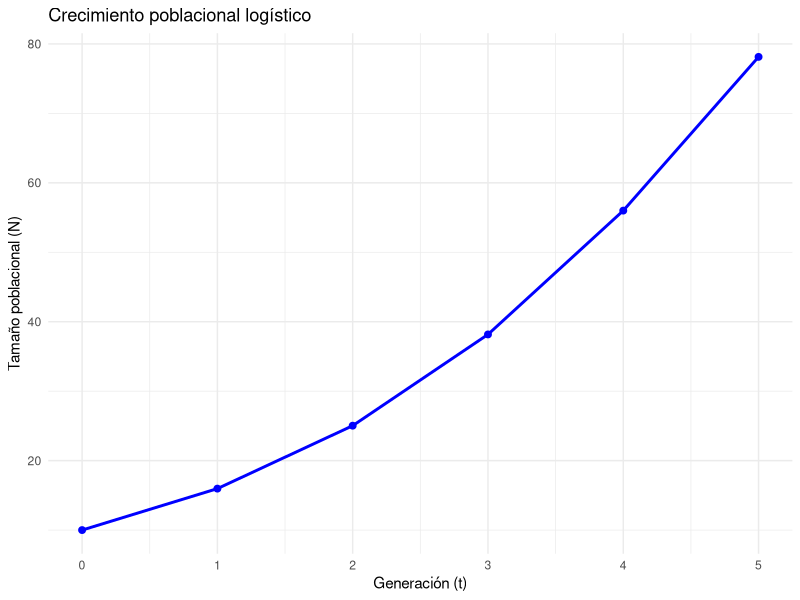
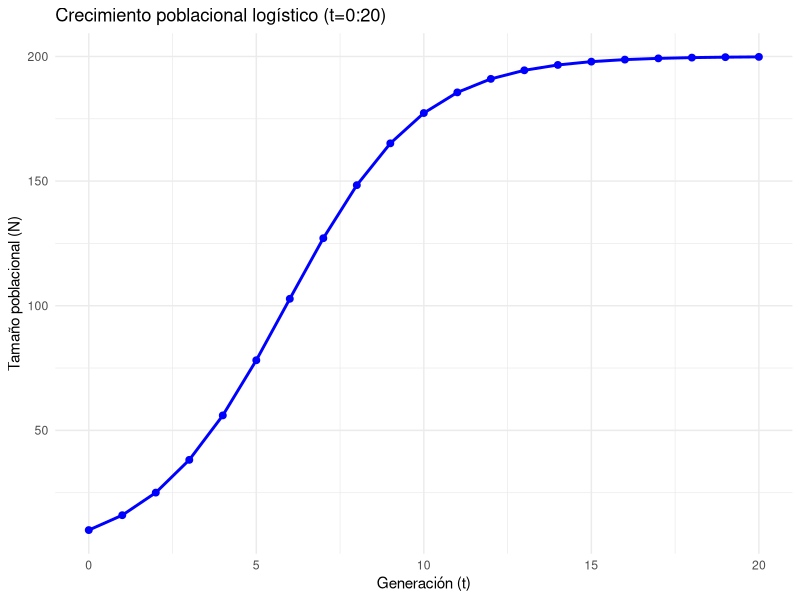
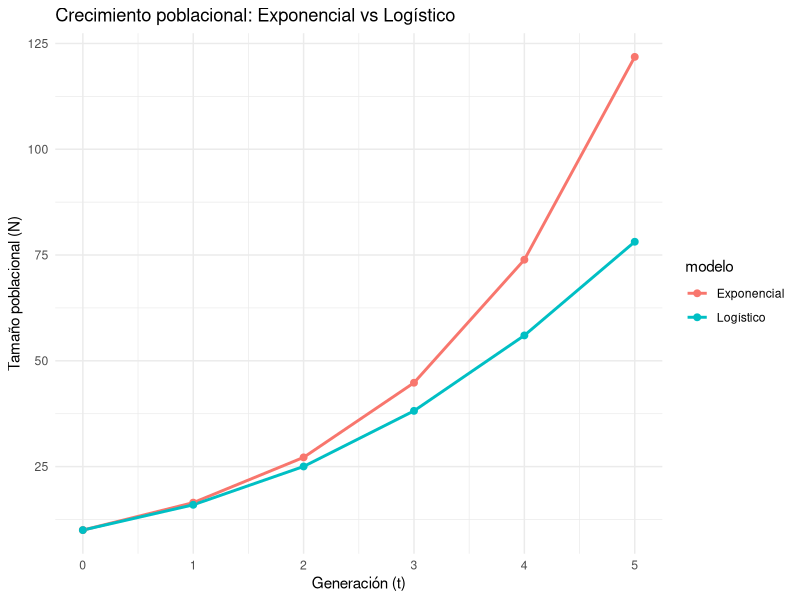
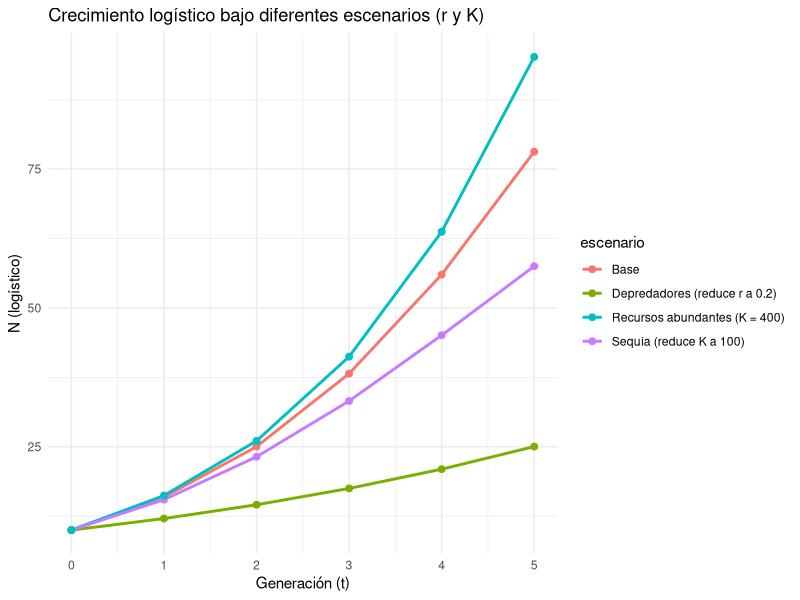
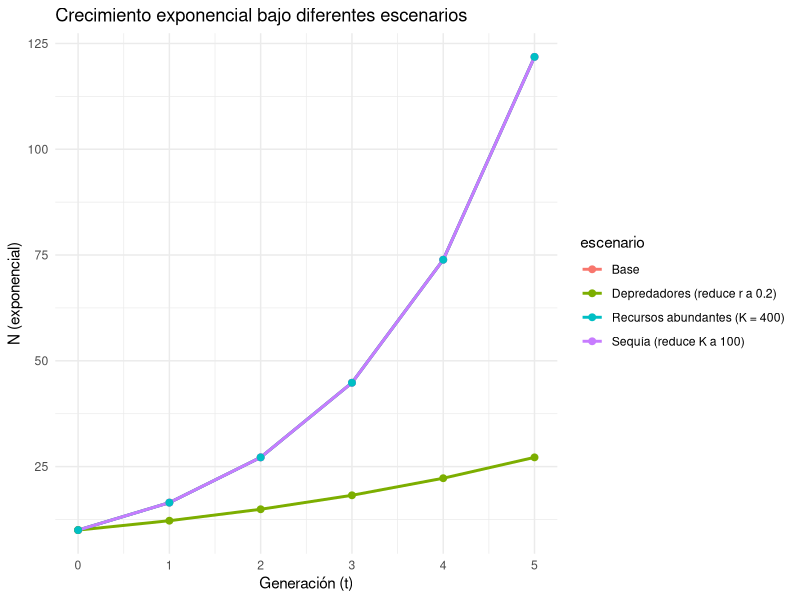
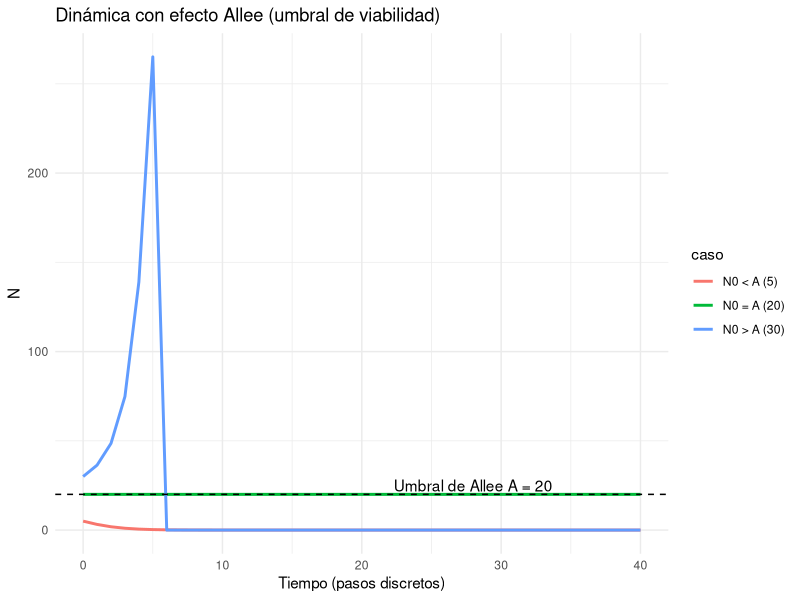

Write the R code that produced these figures, in order.
# EJERCICIO 6

## =========================================================
## Crecimiento poblacional: exponencial, logístico y escenarios
## =========================================================

library(dplyr)
library(tidyr)
library(ggplot2)

## ---------------------------
## Parámetros base (del enunciado)
## ---------------------------
N0 = 10        # tamaño inicial
r  <- 0.5       # tasa intrínseca (sin limitantes)
K  <- 200       # capacidad de carga

## Generaciones a evaluar:
## - Para "5 generaciones", normalmente calculamos t=1..5.
## - Para visualizar el estado inicial, también muestro t=0.
t <- 0:5  # cambia a 1:5 si quieres estrictamente 5 sin t=0

## ---------------------------
## Ejercicio 1: Crecimiento Exponencial
## Fórmula: N_t = N0 * exp(r*t)
## ---------------------------
df_exp <- tibble(
  t = t,
  N_exp = N0 * exp(r * t)
)

## Tabla redondeada para copiar "a mano" si lo necesitas
df_exp_tabla <- df_exp %>%
  mutate(N_exp = round(N_exp, 2))

print(df_exp_tabla)

## ---------------------------
## Ejercicio 2: Crecimiento Logístico
## Fórmula: N_t = K / ( 1 + ((K - N0)/N0) * exp(-r*t) )
## ---------------------------
df_log <- tibble(
  t = t,
  N_log = K / (1 + ((K - N0) / N0) * exp(-r * t))
)
df_log_tabla <- df_log %>%
  mutate(N_log = round(N_log, 2))

print(df_log_tabla)
# Gráfico ggplot2
ggplot(df_log, aes(t, N_log)) +
  geom_line(linewidth = 1, color = "blue") +
  geom_point(size = 2, color = "blue") +
  labs(title = "Crecimiento poblacional logístico",
       x = "Generación (t)", y = "Tamaño poblacional (N)") +
  theme_minimal()

# Haciendo la logística, pero con t = 0:20 para ver mejor la forma de S
t_long <- 0:20
df_log_long <- tibble(
  t = t_long,
  N_log = K / (1 + ((K - N0) / N0) * exp(-r * t_long))
)
# Grafico ggplot2
ggplot(df_log_long, aes(t, N_log)) +
  geom_line(linewidth = 1, color = "blue") +
  geom_point(size = 2, color = "blue") +
  labs(title = "Crecimiento poblacional logístico (t=0:20)",
       x = "Generación (t)", y = "Tamaño poblacional (N)") +
  theme_minimal()

## ---------------------------
## Comparación de curvas (Exponencial vs Logístico)
## ---------------------------
df_comp <- df_exp %>%
  inner_join(df_log, by = "t") %>%
  pivot_longer(cols = c(N_exp, N_log),
               names_to = "modelo", values_to = "N") %>%
  mutate(modelo = recode(modelo,
                         N_exp = "Exponencial",
                         N_log = "Logístico"))

print(df_comp %>% mutate(N = round(N, 2)))

ggplot(df_comp, aes(t, N, color = modelo)) +
  geom_line(linewidth = 1) +
  geom_point(size = 2) +
  labs(title = "Crecimiento poblacional: Exponencial vs Logístico",
       x = "Generación (t)", y = "Tamaño poblacional (N)") +
  theme_minimal()

## ---------------------------
## Factores limitantes (Tarjetas de escenario)
## - Cambios en r y/o K según la tarjeta
## ---------------------------
scenarios <- tibble::tribble(
  ~escenario,                         ~r,   ~K,
  "Base",                             0.5,  200,
  "Sequía (reduce K a 100)",          0.5,  100,
  "Depredadores (reduce r a 0.2)",    0.2,  200,
  "Recursos abundantes (K = 400)",    0.5,  400
  # añade los que necesites, por ejemplo:
  # "Control intensivo (reduce r a 0.1)", 0.1, 200
)

## Calcula exponencial y logístico para cada escenario y t
df_scen <- tidyr::expand_grid(scenarios, t = t) %>%
  mutate(
    N_exp = N0 * exp(r * t),
    N_log = K  / (1 + ((K - N0)/N0) * exp(-r * t))
  )

## Tablas por escenario (redondeadas)
df_scen_tabla <- df_scen %>%
  mutate(N_exp = round(N_exp, 2),
         N_log = round(N_log, 2))

print(df_scen_tabla)

## Gráfico comparando escenarios para el modelo logístico (el más realista con limitantes)
ggplot(df_scen, aes(t, N_log, color = escenario)) +
  geom_line(linewidth = 1) +
  geom_point(size = 2) +
  labs(title = "Crecimiento logístico bajo diferentes escenarios (r y K)",
       x = "Generación (t)", y = "N (logístico)") +
  theme_minimal()

## (Opcional) Gráfico de escenarios para el exponencial
ggplot(df_scen, aes(t, N_exp, color = escenario)) +
  geom_line(linewidth = 1) +
  geom_point(size = 2) +
  labs(title = "Crecimiento exponencial bajo diferentes escenarios",
       x = "Generación (t)", y = "N (exponencial)") +
  theme_minimal()

## ---------------------------
## (Extensión opcional) Efecto Allee
## dN/dt = r * N * (1 - N/K) * (N/A - 1)
## Simulamos en tiempo discreto con paso dt
## ---------------------------
simulate_allee <- function(N0, r, K, A, steps = 40, dt = 1) {
  N <- numeric(steps + 1)
  N[1] <- N0
  for (i in 1:steps) {
    dN <- r * N[i] * (1 - N[i]/K) * (N[i]/A - 1)
    N[i + 1] <- max(0, N[i] + dN * dt)  # evitamos negativos
  }
  tibble(t = 0:steps, N = N)
}

## Ejemplos: distintos N0 respecto al umbral A
A <- 20
traj_allee <- bind_rows(
  simulate_allee(N0 = 5,  r = 0.5, K = 200, A = A)  %>% mutate(caso = "N0 < A (5)"),
  simulate_allee(N0 = 20, r = 0.5, K = 200, A = A)  %>% mutate(caso = "N0 = A (20)"),
  simulate_allee(N0 = 30, r = 0.5, K = 200, A = A)  %>% mutate(caso = "N0 > A (30)")
)

ggplot(traj_allee, aes(t, N, color = caso)) +
  geom_line(linewidth = 1) +
  geom_hline(yintercept = A, linetype = 2) +
  annotate("text", x = max(traj_allee$t)*0.7, y = A + 5,
           label = paste0("Umbral de Allee A = ", A)) +
  labs(title = "Dinámica con efecto Allee (umbral de viabilidad)",
       x = "Tiempo (pasos discretos)", y = "N") +
  theme_minimal()
